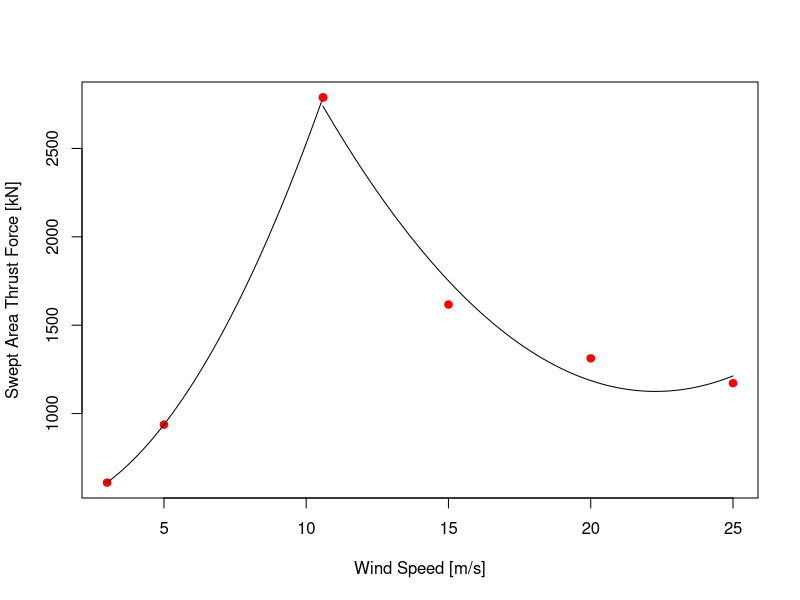

The R source for this figure: (Note: this script raises an error after producing the figure.)
# Created by Rudolph Santarromana
# June 2021
# Blade Thrust Forces

library(tidyverse)
library(dplyr)


# Recreate 3-1.b in 15 MW Reference turbine document (Gaertner et al., 2020)
#REGION 1: 3 - 10.59
X.R1 <- c(3,5,10.59) #m/s of windspeed
Y.R1 <- c(609.4,937.5,2789) #kN of thrust

X.R1.2 <- X.R1^2

mod.R1 <- lm(Y.R1 ~ X.R1 + X.R1.2)

#REGION 2: 10.59 - 25
X.R2 <- c(10.59,15,20,25) #m/s of windspeed
Y.R2 <- c(2789,1617,1312.5,1171.9) #kN of thrust

X.R2.2 <- X.R2^2
X.R2.3 <- X.R2^3

mod.R2 <- lm(Y.R2 ~ X.R2 + X.R2.2)
# mod.R2 <- lm(Y.R2 ~ log(X.R2))


#plot of how model fits the data
plot(X.R1,Y.R1, pch = 19, col = 'red', xlim = c(3,25),
     xlab = "Wind Speed [m/s]", ylab = "Swept Area Thrust Force [kN]")
curve(mod.R1$coefficients[1] + mod.R1$coefficients[2]*x + mod.R1$coefficients[3]*x^2, 
      from = 3, to = 10.59, add = TRUE)
points(X.R2,Y.R2, pch = 19, col = 'red')
curve(mod.R2$coefficients[1] + mod.R2$coefficients[2]*x + mod.R2$coefficients[3]*x^2, #+ mod.R2$coefficients[4]*x^3,
      from = 10.59, to = 25, add = TRUE)
# curve(mod.R2$coefficients[1] + mod.R2$coefficients[2]*log(x),
#       from = 10.59, to = 25, add = TRUE)

Wind_Blade_Force_spinning <- function(wind) { #windspeed in m/s as input only defined on [3,25] interval
  if(wind < 3 | wind > 25) force <- 0
  if(wind >= 3 && wind <= 10.59) force <- as.numeric(mod.R1$coefficients[1] + mod.R1$coefficients[2]*wind + mod.R1$coefficients[3]*wind^2)
  if(wind >10.59 && wind <= 25) force <- as.numeric(mod.R2$coefficients[1] + mod.R2$coefficients[2]*wind + mod.R2$coefficients[3]*wind^2)
  return(force) #returns a value in kN
}

Wind_Blade_Force_spinning(10.59)

DP.Turbine.Wind.Force <- function(wind) { #functions in this function are contained in "Dynamic Positioning Forces 20210309 - Debugging"
  theta <- 0 #degrees
  theta.rad <- theta*pi/180
  
  #non-blade components
  T.Force.best <- Wind_Force_Tower(v.meas = wind)/1000 #in kN
  F.Force.height <- Wind_Force_height2(wind, Cd = Cd_cyl, D = floater.diam, u.elev = floater.freeboard)/1000 #in [kN]
  FT.Force.height <- Wind_Force_height2(wind, Cd = Cd_cyl, D = tower.diam, u.elev = floater.freeboard)/1000 #in [kN]
  
  #blade spinning component
  B.Force.best.spinning <- Wind_Blade_Force_spinning(wind) #in kN. returns 0 when blades are static
  
  #blade static component
  if(wind < 3 | wind > 25) B.Force.best.static <- Wind_Force_Blade(wind)/1000  else B.Force.best.static <- 0 #in [kN]. returns 0 when blades are spinning
  
  #Blade Total Forces vs. windspeed
  Tot.Wind.Force <- T.Force.best + 
    (3*B.Force.best.static) + 
    B.Force.best.spinning + 
    (3*F.Force.height) + 
    FT.Force.height
  
  return(Tot.Wind.Force)
}

DP.Turbine.Current.Force <- function(current) {
  F.Force.Current.extr <- Current_Force(speed = current, f.area.water,Cd_cyl)/1000 #in kN
  return(Tot.Current.Force)
}

DP.Turbine.Wind.Force(10.59) #in kN
####### Plots

winds <- seq(0,40, 0.1)
wind.forces.eff <- mapply(DP.Turbine.Wind.Force, wind = winds)
wind.forces.stat <- mapply(Wind_Force_Blade, wind = winds)
wind.forces.spin <- mapply(Wind_Blade_Force_spinning, wind = winds)
 
plot(winds, wind.forces.eff, type = 'l', lwd = 1,
     xlab = "Wind Speed [m/s]", ylab = "Wind Force [kN]",
     ylim = c(0,3000),
     xaxs = 'i', yaxs = 'i', las = 1,)
# lines(winds, wind.forces.stat, lty = 2, col = 'blue', lwd = 2)
# lines(winds, wind.forces.spin, lty = 2, col = 'green', lwd = 2)


#########################################
# Check integration of image 3.3 in Gaertner et al. (2020)

x.points <- c(0,0.75,0.82,0.88,0.97,1,0)*blade.length #I Originally did this without multiplying by blade length
y.points <- c(0,10000,11000,11000,8714,0,0)

#Unit square check of area function
# Xs <- c(0,0,1,1)
# Ys <- c(0,1,1,0)

plot(x.points, y.points, pch = 19, type = 'b', ylab = 'Normal Force [N/m]', xlab = "Blade Dist from Root [m]")

one.blade.spinning <- pracma::polyarea(x = x.points, y = y.points)/1000 #kN
one.blade.spinning*3
